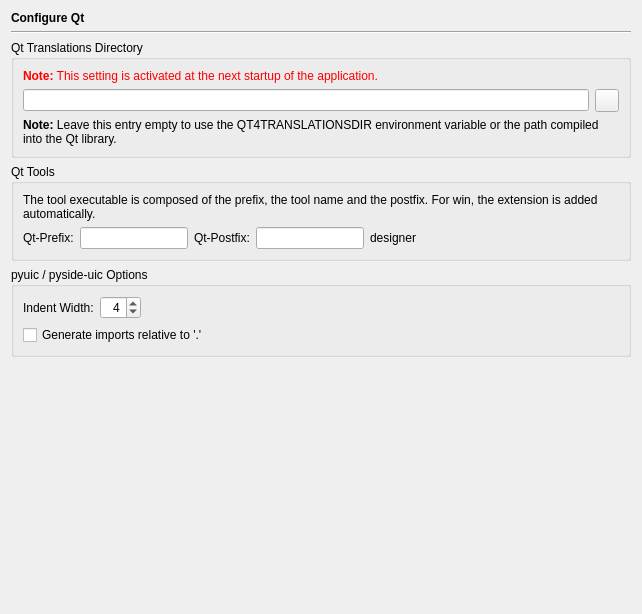
<?xml version="1.0" encoding="UTF-8"?>
<ui version="4.0">
 <class>QtPage</class>
 <widget class="QWidget" name="QtPage">
  <property name="geometry">
   <rect>
    <x>0</x>
    <y>0</y>
    <width>642</width>
    <height>614</height>
   </rect>
  </property>
  <layout class="QVBoxLayout" name="verticalLayout">
   <item>
    <widget class="QLabel" name="headerLabel">
     <property name="text">
      <string>&lt;b&gt;Configure Qt&lt;/b&gt;</string>
     </property>
    </widget>
   </item>
   <item>
    <widget class="Line" name="line12">
     <property name="frameShape">
      <enum>QFrame::HLine</enum>
     </property>
     <property name="frameShadow">
      <enum>QFrame::Sunken</enum>
     </property>
     <property name="orientation">
      <enum>Qt::Horizontal</enum>
     </property>
    </widget>
   </item>
   <item>
    <widget class="QGroupBox" name="groupBox_3">
     <property name="title">
      <string>Qt Translations Directory</string>
     </property>
     <layout class="QGridLayout">
      <item row="1" column="0">
       <widget class="QLineEdit" name="qt4TransEdit">
        <property name="toolTip">
         <string>Enter the path of the Qt translations directory.</string>
        </property>
       </widget>
      </item>
      <item row="0" column="0" colspan="2">
       <widget class="QLabel" name="TextLabel1_2_2_5">
        <property name="text">
         <string>&lt;font color=&quot;#FF0000&quot;&gt;&lt;b&gt;Note:&lt;/b&gt; This setting is activated at the next startup of the application.&lt;/font&gt;</string>
        </property>
       </widget>
      </item>
      <item row="2" column="0" colspan="2">
       <widget class="QLabel" name="textLabel1_2_4">
        <property name="text">
         <string>&lt;b&gt;Note:&lt;/b&gt; Leave this entry empty to use the QT4TRANSLATIONSDIR environment variable or the path compiled into the Qt library.</string>
        </property>
        <property name="wordWrap">
         <bool>true</bool>
        </property>
       </widget>
      </item>
      <item row="1" column="1">
       <widget class="QToolButton" name="qt4TransButton">
        <property name="toolTip">
         <string>Press to select the Qt translations directory via a directory selection dialog</string>
        </property>
       </widget>
      </item>
     </layout>
    </widget>
   </item>
   <item>
    <widget class="QGroupBox" name="groupBox_4">
     <property name="title">
      <string>Qt Tools</string>
     </property>
     <layout class="QGridLayout">
      <item row="0" column="0" colspan="5">
       <widget class="QLabel" name="label">
        <property name="text">
         <string>The tool executable is composed of the prefix, the tool name and the postfix. For win, the extension is added automatically.</string>
        </property>
        <property name="wordWrap">
         <bool>true</bool>
        </property>
       </widget>
      </item>
      <item row="1" column="0">
       <widget class="QLabel" name="label_3">
        <property name="text">
         <string>Qt-Prefix:</string>
        </property>
       </widget>
      </item>
      <item row="1" column="1">
       <widget class="QLineEdit" name="qt4PrefixEdit">
        <property name="toolTip">
         <string>Enter the prefix for the Qt tools name</string>
        </property>
       </widget>
      </item>
      <item row="1" column="2">
       <widget class="QLabel" name="label_5">
        <property name="text">
         <string>Qt-Postfix:</string>
        </property>
       </widget>
      </item>
      <item row="1" column="3">
       <widget class="QLineEdit" name="qt4PostfixEdit">
        <property name="toolTip">
         <string>Enter the postfix for the Qt tools name</string>
        </property>
       </widget>
      </item>
      <item row="1" column="4">
       <widget class="QLabel" name="qt4SampleLabel">
        <property name="sizePolicy">
         <sizepolicy hsizetype="Expanding" vsizetype="Preferred">
          <horstretch>1</horstretch>
          <verstretch>0</verstretch>
         </sizepolicy>
        </property>
        <property name="toolTip">
         <string>This gives an example of the complete tool name</string>
        </property>
        <property name="text">
         <string>designer</string>
        </property>
       </widget>
      </item>
     </layout>
    </widget>
   </item>
   <item>
    <widget class="QGroupBox" name="groupBox">
     <property name="title">
      <string>pyuic / pyside-uic Options</string>
     </property>
     <layout class="QGridLayout" name="gridLayout">
      <item row="0" column="0">
       <widget class="QLabel" name="label_2">
        <property name="text">
         <string>Indent Width:</string>
        </property>
       </widget>
      </item>
      <item row="0" column="1">
       <widget class="QSpinBox" name="pyuicIndentSpinBox">
        <property name="toolTip">
         <string>Select the indent width (default: 4)</string>
        </property>
        <property name="alignment">
         <set>Qt::AlignRight|Qt::AlignTrailing|Qt::AlignVCenter</set>
        </property>
        <property name="minimum">
         <number>2</number>
        </property>
        <property name="maximum">
         <number>16</number>
        </property>
        <property name="value">
         <number>4</number>
        </property>
       </widget>
      </item>
      <item row="0" column="2">
       <spacer name="horizontalSpacer">
        <property name="orientation">
         <enum>Qt::Horizontal</enum>
        </property>
        <property name="sizeHint" stdset="0">
         <size>
          <width>448</width>
          <height>20</height>
         </size>
        </property>
       </spacer>
      </item>
      <item row="1" column="0" colspan="3">
       <widget class="QCheckBox" name="pyuicImportsCheckBox">
        <property name="text">
         <string>Generate imports relative to '.'</string>
        </property>
       </widget>
      </item>
     </layout>
    </widget>
   </item>
   <item>
    <spacer>
     <property name="orientation">
      <enum>Qt::Vertical</enum>
     </property>
     <property name="sizeHint" stdset="0">
      <size>
       <width>496</width>
       <height>20</height>
      </size>
     </property>
    </spacer>
   </item>
  </layout>
 </widget>
 <tabstops>
  <tabstop>qt4TransEdit</tabstop>
  <tabstop>qt4TransButton</tabstop>
  <tabstop>qt4PrefixEdit</tabstop>
  <tabstop>qt4PostfixEdit</tabstop>
  <tabstop>pyuicIndentSpinBox</tabstop>
  <tabstop>pyuicImportsCheckBox</tabstop>
 </tabstops>
 <resources/>
 <connections/>
</ui>
